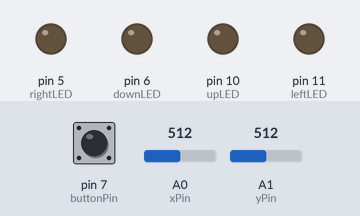
This sketch was run on a simulated Arduino Uno, built with avr-gcc and run on an emulated ATmega328P. Parts: output pins drawn as LEDs (lit = HIGH). Inputs (shaded band) come from the test bench; at power-on: pin 7 (buttonPin) HIGH, A0 (xPin) = 512, A1 (yPin) = 512.

Above: at 1.2 s.
1.3 s: pin 7 (buttonPin) pulled LOW for 0.15 s
At 2.5 s:
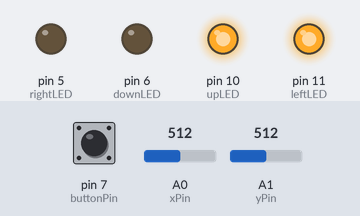
3.0 s: A0 (xPin) set to 716
At 3.6 s:
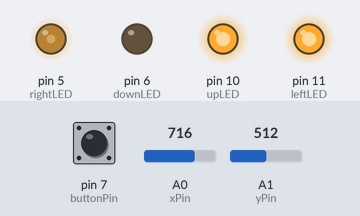
4.5 s: A1 (yPin) set to 716
At 5.7 s:
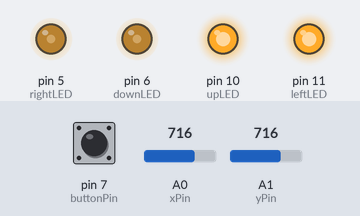
6.0 s: A0 (xPin) set to 900
At 7.1 s:
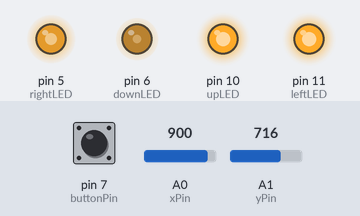
7.5 s: A1 (yPin) set to 511
At 8.2 s:
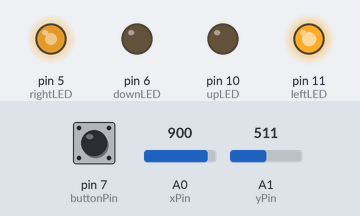
9.0 s: pin 7 (buttonPin) pulled LOW for 1 s
At 9.6 s:
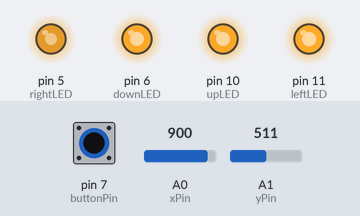
Timing chart, 0 to 12.0 s (numbered marks = the images above; inputs shaded):
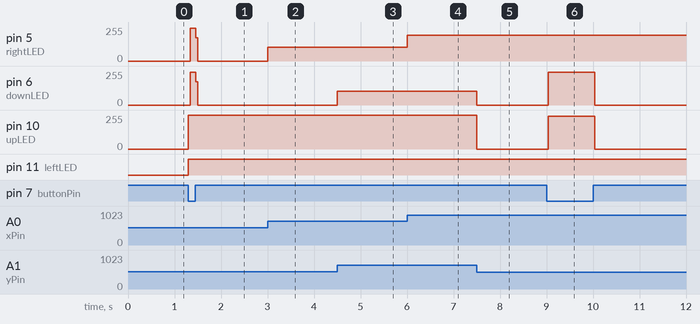

Measured:
- after the input at 1.3 s, pin 5 (rightLED): 0/255 → 244/255 at once, → 0/255 0.12 s later; pin 6 (downLED): 0/255 → 245/255 at once, → 0/255 0.12 s later; pin 10 (upLED): 0/255 → 255/255 at once; pin 11 (leftLED): LOW → HIGH at once
- after the input at 3.0 s, pin 5 (rightLED): 0/255 → 102/255 at once
- after the input at 4.5 s, pin 6 (downLED): 0/255 → 102/255 at once
- after the input at 6.0 s, pin 5 (rightLED): 102/255 → 193/255 at once
- after the input at 7.5 s, pin 6 (downLED): 102/255 → 0/255 at once; pin 10 (upLED): 255/255 → 0/255 at once
- after the input at 9.0 s, pin 6 (downLED): 0/255 → 247/255 at once, → 0/255 1.0 s later; pin 10 (upLED): 0/255 → 244/255 at once, → 0/255 1.0 s later

The sketch:

Analog_Joystick_Controlling_Led_Brightness.ino
```cpp
int xPin = A0;
int yPin = A1;
int buttonPin = 7;

int upLED = 10;
int downLED = 6;
int leftLED = 11;
int rightLED = 5;

void setup() {

  pinMode(upLED, OUTPUT);
  pinMode(downLED, OUTPUT);
  pinMode(leftLED, OUTPUT);
  pinMode(rightLED, OUTPUT);

  pinMode(buttonPin, INPUT_PULLUP);
}

void loop() {

  int xVal = analogRead(xPin);
  int yVal = analogRead(yPin);
  boolean button = digitalRead(buttonPin);

  int upPWM = map(yVal, 511, 0, 0, 255);
  int downPWM = map(yVal, 511, 1023, 0, 255);
  int leftPWM = map(xVal, 511, 0, 0, 255);
  int rightPWM = map(xVal, 511, 1023, 0, 255);

  if (yVal <= 511) {
    analogWrite(upLED, upPWM);
  }

  if (yVal >= 511) {
    analogWrite(downLED, downPWM);
  }

  if (xVal <= 511) {
    analogWrite(leftLED, leftPWM);
  }

  if (xVal >= 511) {
    analogWrite(rightLED, rightPWM);
  }

  if (button == LOW) {
    digitalWrite(upLED, HIGH);
    digitalWrite(downLED, HIGH);
    digitalWrite(leftLED, HIGH);
    digitalWrite(rightLED, HIGH);
  }
}
```
